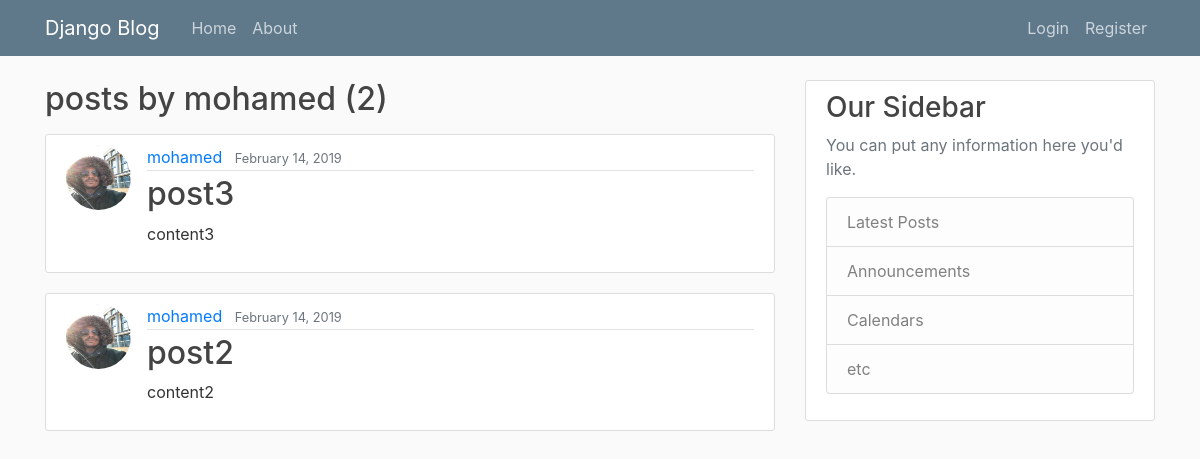
Before: /user/mohamed with the older database file.
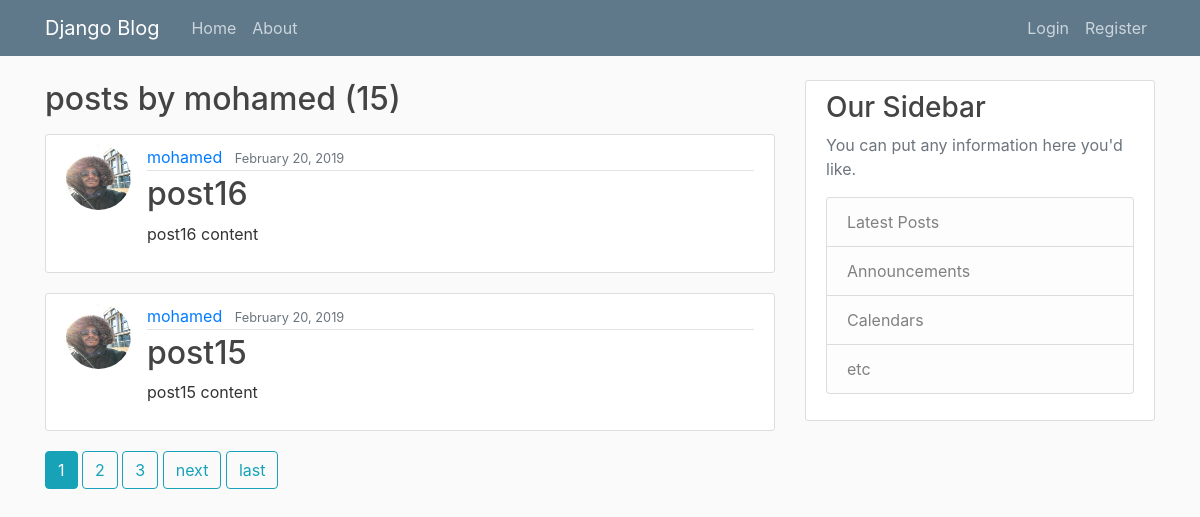
After: the same page with the newer database file.
### blog/models.py (models this page shows, shortened)
class Post(models.Model):
    title = models.CharField(max_length=100)
    content = models.TextField()
    date_posted = models.DateTimeField(default=timezone.now)
    author = models.ForeignKey(User, on_delete=models.CASCADE)

### users/models.py (models this page shows, shortened)
class Profile(models.Model):
    user = models.OneToOneField(User, on_delete=models.CASCADE)
    image = models.ImageField(default='default.jpg', upload_to='profile_pics')

### blog/views.py (the view)
# urls.py: path('user/<str:username>', UserPostListView.as_view(), name='user-posts'),
class UserPostListView(ListView):
    model = Post
    template_name = 'blog/user_posts.html'  # <app>/<model>_<viewtype>.html
    context_object_name = 'posts'
    paginate_by = 2
    def get_queryset(self):
        user = get_object_or_404(User, username=self.kwargs.get('username'))
        return Post.objects.filter(author=user).order_by('-date_posted')

### blog/templates/blog/user_posts.html (shortened to what this page needs)
{% extends "blog/base.html" %}
{% block content %}
    <h2 class="mb-3">posts by {{ view.kwargs.username }} ({{ page_obj.paginator.count }})</h2>
    {% for post in posts %}
        <article class="media content-section">
          <img src="{{ post.author.profile.image.url }}" class="rounded-circle article-img">
          <div class="media-body">
            <div class="article-metadata">
              <a class="mr-2" href="{% url 'user-posts' post.author.username %}">{{ post.author }}</a>
              <small class="text-muted">{{ post.date_posted|date:"F d, Y" }}</small>
            </div>
            <h2><a class="article-title" href="{% url 'post-detail' post.id %}">{{ post.title }}</a></h2>
            <p class="article-content">{{ post.content }}</p>
          </div>
        </article>
    {% endfor %}
    {% if is_paginated %}
      {% for num in page_obj.paginator.page_range %}
        {% if page_obj.number == num %}
          <a href="?page={{ num }}" class="btn btn-info mb-4">{{ num }}</a>
        {% elif num > page_obj.number|add:'-3' and num < page_obj.number|add:'3' %}
          <a href="?page={{ num }}" class="btn btn-outline-info mb-4">{{ num }}</a>
        {% endif %}
      {% endfor %}
      {% if page_obj.has_next %}
        <a href="?page={{ page_obj.next_page_number }}" class="btn btn-outline-info mb-4">next</a>
        <a href="?page={{ page_obj.paginator.num_pages }}" class="btn btn-outline-info mb-4">last</a>
      {% endif %}
    {% endif %}
{% endblock content %}

Changed rows visible on the page:
no longer on this page (row unchanged): Post: author.profile.image (picture), author "mohamed", date_posted "February 14, 2019", title "post3", content "content3"
no longer on this page (row unchanged): Post: author.profile.image (picture), author "mohamed", date_posted "February 14, 2019", title "post2", content "content2"
added Post: author.profile.image (picture), author "mohamed", date_posted "February 20, 2019", title "post16", content "post16 content"
added Post: author.profile.image (picture), author "mohamed", date_posted "February 20, 2019", title "post15", content "post15 content"
Other visible differences:
{{ page_obj.paginator.count }}: "2" → "15"
new list line: "1"
new list line: "2"
new list line: "3"
text now shown: "next last"
